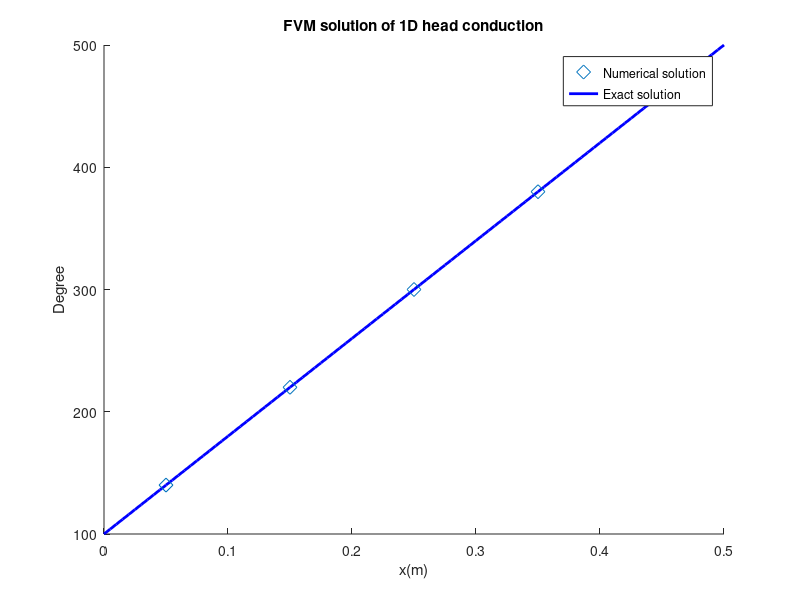

Source code (MATLAB):
% this code is finished by Tingchang Yin
clc;
close all
clear all;

% solve a 1D heat conduction problem
% equation: d(k * (dT/dx))/dx = 0
% k: conductivity, which is 1000 W/(m * K)
% a rod = 0.5 m, cross_section = 1 * 10^-2 m^2,
% left temperature Ta = 100 degree, right Tb = 500 degree

Model_len = 0.5;
k = 1000;
A = 1e-2;
TA = 100;
TB = 500;

% below is the meshing
NUM_ele = 5;

Ele_size = Model_len / NUM_ele;

Bound_eles = [1, NUM_ele]; % NO. 1 and NO. NUM_ele are boundary elements.

Element(1) = struct('x_min', 0, ...
    'x_max', Ele_size, ...
    'size', Ele_size, ...
    'center', Ele_size / 2);

for i = 2:1:NUM_ele
    Element(i).x_min = Element(i - 1).x_max;
    Element(i).x_max = Element(i).x_min + Ele_size;
    Element(i).size = Ele_size;
    Element(i).center = Element(i).x_min + Ele_size / 2;
end

% below is to initialize the matrix (for solve linear equations)
Matrix_A = zeros(NUM_ele, NUM_ele);
Matrix_B = zeros(NUM_ele, 1);

% assemble the matrix now
% for non-boundary elements first
for i = 2:1:NUM_ele - 1
    aw = k / (abs(Element(i - 1).center - Element(i).center)) * A;
    ae = k / (abs(Element(i).center - Element(i + 1).center)) * A;
    ap = aw + ae;
    Matrix_A(i, i - 1) = -aw;
    Matrix_A(i, i + 1) = -ae;
    Matrix_A(i, i) = ap;
end

% for left element
aw = 0;
ae = k / (abs(Element(1).center - Element(2).center)) * A;
ap = aw + ae + k / abs(Element(1).center - Element(1).x_min) * A;
su = k / abs(Element(1).center - Element(1).x_min) * A * TA;

Matrix_A(1, 1) = ap;
Matrix_A(1, 1 + 1) = -ae;
Matrix_B(1) = su;

% for right element
aw = k / (abs(Element(NUM_ele).center - Element(NUM_ele - 1).center)) * A;
ae = 0;
ap = aw + ae + k / abs(Element(NUM_ele).center - Element(NUM_ele).x_max) * A;
su = k / abs(Element(NUM_ele).center - Element(NUM_ele).x_max) * A * TB;

Matrix_A(NUM_ele, NUM_ele) = ap;
Matrix_A(NUM_ele, NUM_ele - 1) = -aw;
Matrix_B(NUM_ele) = su;

% solve the equations
Matrix_x = inv(Matrix_A) * Matrix_B;

% visulization
figure(1);
title('FVM solution of 1D head conduction')
xlabel('x(m)')
ylabel('Degree')
hold on;

x = [0:(Model_len - 0) / 100:Model_len];
y = x * 800 + 100;
exact_solution = plot(x, y, 'b-', 'linewidth', 2);
hold on;


for i = 1:1:NUM_ele
    x_s(i, 1) = Element(i).center;
    y_s(i, 1) = Matrix_x(i, 1);
end
s1 = scatter(x_s, y_s, 100, 'd');
hold on;
legend([s1, exact_solution],  'Numerical solution','Exact solution');